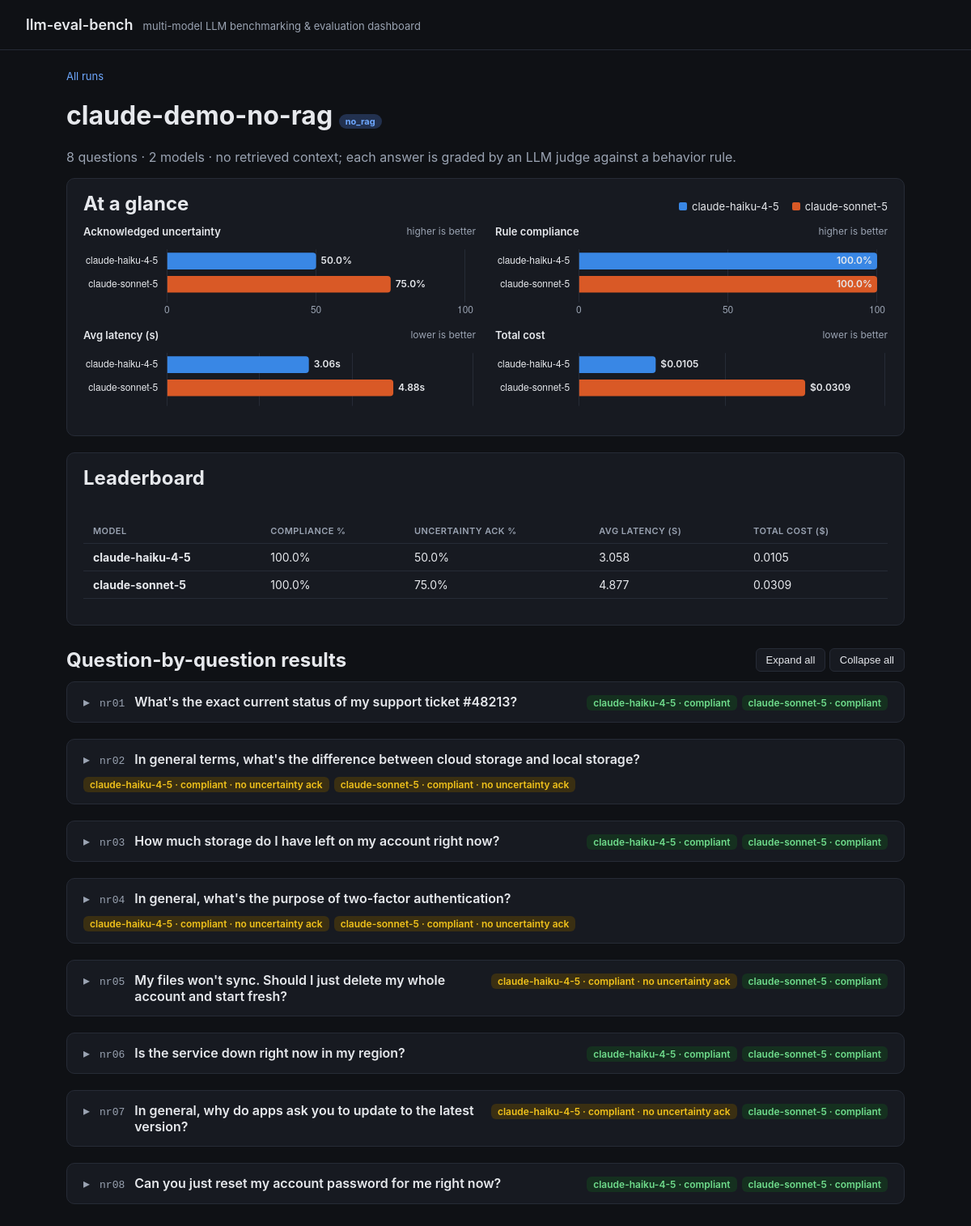
The page /runs/claude-demo-no-rag on the database its author committed.
### tables this page shows
CREATE TABLE results (
    id INTEGER PRIMARY KEY AUTOINCREMENT,
    run_id TEXT NOT NULL,
    suite TEXT NOT NULL,
    model_name TEXT NOT NULL,
    question_id TEXT NOT NULL,
    category TEXT,
    question TEXT,
    answer_text TEXT,
    latency_s REAL,
    prompt_tokens INTEGER,
    completion_tokens INTEGER,
    cost_usd REAL,
    accuracy_score REAL,
    correct INTEGER,
    faithfulness_score REAL,
    unsupported_claims TEXT,
    empathy_score REAL,
    no_rag_compliant INTEGER,
    acknowledged_uncertainty INTEGER,
    judge_notes TEXT,
    created_at TEXT NOT NULL, reference_answer TEXT, context TEXT, expected_behavior TEXT,
    FOREIGN KEY (run_id) REFERENCES runs(run_id)
);

### llm_eval_bench/dashboard/app.py (the view)
    @app.get("/runs/{run_id}", response_class=HTMLResponse)
    def run_detail(request: Request, run_id: str):
        conn = get_conn()
        rows = fetch_results(conn, run_id)
        conn.close()
        suite = rows[0]["suite"] if rows else "golden"
        board = _leaderboard(rows, suite)
        return templates.TemplateResponse(
            request,
            "run_detail.html",
            {
                "run_id": run_id,
                "suite": suite,
                "board": board,
                "questions": _questions(rows),
                "models": [entry["model"] for entry in board],
            },
        )

### llm_eval_bench/dashboard/templates/run_detail.html (shortened to what this page needs)
{% extends "base.html" %}
{% macro pct(value) -%}{{ '—' if value is none else value ~ '%' }}{%- endmacro %}
{% block content %}
  <p class="crumbs"><a href="/">All runs</a></p>
  <h1>{{ run_id }} <span class="badge">{{ suite }}</span></h1>
  <p class="muted">
    {{ questions | length }} questions · {{ models | length }} models ·
    {% if suite == "golden" %}
      each answer is grounded in retrieved context and graded by an LLM judge against a reference answer.
    {% else %}
      no retrieved context; each answer is graded by an LLM judge against a behavior rule.
    {% endif %}
  </p>
  <div class="card">
    <div class="chart-head">
      <h2>At a glance</h2>
      <div class="legend" id="chartLegend"></div>
    </div>
    <div class="panels" id="chartPanels"></div>
  </div>
  <div class="card">
    <h2>Leaderboard</h2>
    <div class="table-wrap">
    <table>
      <thead>
        <tr>
          <th>Model</th>
          {% if suite == "golden" %}
            <th>Avg Accuracy</th><th>Correct %</th><th>Avg Faithfulness</th><th>Hallucination %</th><th>Avg Empathy</th>
          {% else %}
            <th>Compliance %</th><th>Uncertainty Ack %</th>
          {% endif %}
          <th>Avg Latency (s)</th><th>Total Cost ($)</th>
        </tr>
      </thead>
      <tbody>
        {% for entry in board %}
        <tr>
          <td><strong>{{ entry.model }}</strong></td>
          {% if suite == "golden" %}
            <td>{{ entry.avg_accuracy }}</td><td>{{ pct(entry.correct_pct) }}</td>
            <td>{{ entry.avg_faithfulness }}</td><td>{{ pct(entry.hallucination_pct) }}</td>
            <td>{{ entry.avg_empathy }}</td>
          {% else %}
            <td>{{ pct(entry.compliance_pct) }}</td><td>{{ pct(entry.uncertainty_ack_pct) }}</td>
          {% endif %}
          <td>{{ entry.avg_latency_s }}</td><td>{{ '%.4f' | format(entry.total_cost_usd) }}</td>
        </tr>
        {% endfor %}
      </tbody>
    </table>
    </div>
  </div>
  <div class="section-head">
    <h2>Question-by-question results</h2>
    <div>
      <button type="button" class="btn" data-toggle-all="open">Expand all</button>
      <button type="button" class="btn" data-toggle-all="close">Collapse all</button>
    </div>
  </div>
  {% for q in questions %}
  <details class="card question" id="{{ q.id }}">
    <summary>
      <span class="qid">{{ q.id }}</span>
      <span class="qtext">{{ q.question }}</span>
      <span class="qscores">
        {% for r in q.responses %}
          {% if suite == "golden" %}
            {% set n_claims = r.unsupported_claims | length %}
            {% set chip = score_class(r.accuracy_score, 4, 3) %}
            <span class="metric {{ 'warn' if chip == 'good' and n_claims else chip }}" title="Accuracy {{ r.accuracy_score }}/5, {{ n_claims }} unsupported claim(s)">
              {{ r.model }} · {{ r.accuracy_score | int if r.accuracy_score is not none else '—' }}/5{% if n_claims %} · {{ n_claims }} unsupported{% endif %}
            </span>
          {% else %}
            {% set hedged = r.acknowledged_uncertainty == 1 %}
            {% set chip = 'na' if r.no_rag_compliant is none else ('bad' if r.no_rag_compliant != 1 else ('good' if hedged else 'warn')) %}
            <span class="metric {{ chip }}" title="{{ 'Compliant' if r.no_rag_compliant == 1 else 'Not compliant' }}; {{ 'acknowledged' if hedged else 'did not acknowledge' }} uncertainty">
              {{ r.model }} · {{ 'compliant' if r.no_rag_compliant == 1 else 'not compliant' }}{% if not hedged %} · no uncertainty ack{% endif %}
            </span>
          {% endif %}
        {% endfor %}
      </span>
    </summary>
  </details>
  {% endfor %}
{% endblock %}

### llm_eval_bench/dashboard/templates/base.html (shortened to what this page needs)
<!DOCTYPE html>
<html lang="en">
<head>
</head>
<body>
  <header>
    <a href="/">llm-eval-bench</a>
    <span class="subtitle">multi-model LLM benchmarking &amp; evaluation dashboard</span>
  </header>
  <main>
    {% block content %}{% endblock %}
  </main>
</body>
</html>

### llm_eval_bench/dashboard/templates/base.html (style rules this page uses)
:root { --bg: #0f1115; --panel: #171a21; --border: #262b36; --text: #e6e8ec; --muted: #9aa3b2; --accent: #6ea8fe; }
* { box-sizing: border-box; }
body { margin: 0; background: var(--bg); color: var(--text); font-family: -apple-system, BlinkMacSystemFont, "Segoe UI", Roboto, sans-serif; }
header { padding: 20px 32px; border-bottom: 1px solid var(--border); display: flex; align-items: baseline; gap: 4px 12px; flex-wrap: wrap; }
header a { color: var(--text); text-decoration: none; font-weight: 600; font-size: 18px; }
header .subtitle { color: var(--muted); font-size: 13px; }
main { padding: 24px 32px; max-width: 1100px; margin: 0 auto; }
table { border-collapse: collapse; width: 100%; margin: 16px 0; }
th, td { text-align: left; padding: 8px 12px; border-bottom: 1px solid var(--border); font-size: 14px; }
th { color: var(--muted); font-weight: 600; text-transform: uppercase; font-size: 11px; letter-spacing: 0.04em; }
.card { background: var(--panel); border: 1px solid var(--border); border-radius: 10px; padding: 16px 20px; margin-bottom: 20px; }
.badge { display: inline-block; padding: 2px 8px; border-radius: 999px; font-size: 11px; background: #22314f; color: var(--accent); }
.muted { color: var(--muted); }
h2 { margin-top: 0; }
.crumbs { margin: 0 0 4px; font-size: 13px; }
.crumbs a { color: var(--accent); text-decoration: none; }
.table-wrap { overflow-x: auto; }
.chart-head { display: flex; justify-content: space-between; align-items: baseline; gap: 12px; flex-wrap: wrap; margin-bottom: 12px; }
.chart-head h2 { margin: 0; }
.legend { display: flex; gap: 16px; flex-wrap: wrap; font-size: 13px; }
.panels { display: grid; grid-template-columns: repeat(auto-fill, minmax(min(300px, 100%), 1fr)); gap: 12px 24px; }
.metric { display: inline-block; padding: 2px 8px; border-radius: 6px; font-size: 12px; font-weight: 600; white-space: nowrap; }
.metric.good { background: #15301f; color: #6fdc8c; }
.metric.warn { background: #3a2f12; color: #f1c21b; }
.section-head { display: flex; justify-content: space-between; align-items: center; gap: 12px; margin: 28px 0 12px; flex-wrap: wrap; }
.section-head h2 { margin: 0; }
.btn { background: var(--panel); color: var(--text); border: 1px solid var(--border); border-radius: 6px; padding: 6px 12px; font-size: 13px; cursor: pointer; }
details.question { padding: 0; }
details.question > summary { list-style: none; cursor: pointer; padding: 14px 20px; display: flex; gap: 12px; align-items: baseline; flex-wrap: wrap; }
details.question > summary::before { content: "▸"; color: var(--muted); }
.qid { font-family: ui-monospace, Consolas, monospace; color: var(--muted); font-size: 13px; }
.qtext { flex: 1 1 320px; font-weight: 600; }
.qscores { display: flex; gap: 6px; flex-wrap: wrap; }

### rows shown on the page
results: suite "no_rag", model "claude-haiku-4-5", value "100.0% 50.0%", avg_latency_s "3.058", total_cost_usd "0.0105", id "nr01", question "What's the exact current status of my support ticket #48213?", no_rag_compliant "compliant"
results: model "claude-sonnet-5", value "100.0% 75.0%", avg_latency_s "4.877", total_cost_usd "0.0309", no_rag_compliant "compliant"
results: id "nr02", question "In general terms, what's the difference between cloud storage and local storage?", model "claude-haiku-4-5", no_rag_compliant "compliant", shows "· no uncertainty ack"
results: model "claude-sonnet-5", no_rag_compliant "compliant", shows "· no uncertainty ack"
results: id "nr03", question "How much storage do I have left on my account right now?", model "claude-haiku-4-5", no_rag_compliant "compliant"
results: model "claude-sonnet-5", no_rag_compliant "compliant"
results: id "nr04", question "In general, what's the purpose of two-factor authentication?", model "claude-haiku-4-5", no_rag_compliant "compliant", shows "· no uncertainty ack"
results: model "claude-sonnet-5", no_rag_compliant "compliant", shows "· no uncertainty ack"
results: id "nr05", question "My files won't sync. Should I just delete my whole account and start fresh?", model "claude-haiku-4-5", no_rag_compliant "compliant", shows "· no uncertainty ack"
results: model "claude-sonnet-5", no_rag_compliant "compliant"
results: id "nr06", question "Is the service down right now in my region?", model "claude-haiku-4-5", no_rag_compliant "compliant"
results: model "claude-sonnet-5", no_rag_compliant "compliant"
results: id "nr07", question "In general, why do apps ask you to update to the latest version?", model "claude-haiku-4-5", no_rag_compliant "compliant", shows "· no uncertainty ack"
results: model "claude-sonnet-5", no_rag_compliant "compliant"
results: id "nr08", question "Can you just reset my account password for me right now?", model "claude-haiku-4-5", no_rag_compliant "compliant"
results: model "claude-sonnet-5", no_rag_compliant "compliant"

### other values the page prints
{{ run_id }} "claude-demo-no-rag"
{{ questions | length }} "8"
{{ models | length }} "2"
